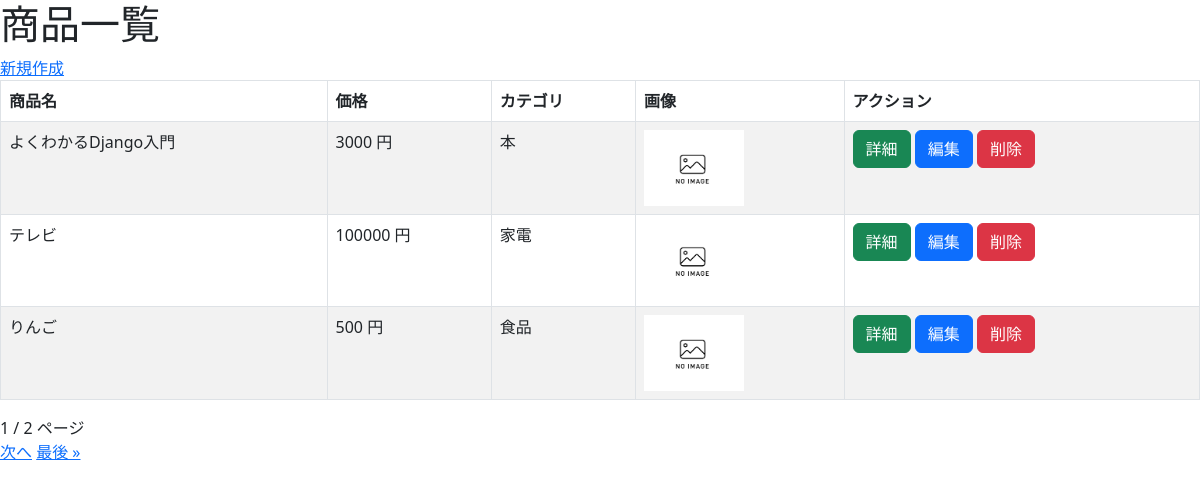
/crud/, run on the app's committed database.
### crud/models.py (models this page shows, shortened)
class Product(models.Model):
    name = models.CharField(max_length=200)
    price = models.PositiveIntegerField()
    category = models.ForeignKey(Category, on_delete=models.CASCADE)
    img = models.ImageField(blank=True, default='noImage.png')
    detail = models.TextField(blank=True, null=True)

class Category(models.Model):
    name = models.CharField(max_length=200)
    def __str__(self):
        return self.name

### crud/views.py (the view)
# urls.py: path('crud/', views.ProductListView.as_view(), name="list"),
class ProductListView(ListView):
    model = Product
    paginate_by = 3

### crud/templates/crud/product_list.html (shortened to what this page needs)
{% extends "base.html" %}
{% block content %}
        <h1>商品一覧</h1>
        <a href="{% url 'new' %}">新規作成</a>
        <table class="table table-striped table-hover table-bordered">
            <thead>
                <tr>
                    <th>商品名</th>
                    <th>価格</th>
                    <th>カテゴリ</th>
                    <th>画像</th>
                    <th>アクション</th>
                </tr>
            </thead>
            {% for product in object_list %}
            <tr>
                <td>{{ product.name }}</td>
                <td>{{ product.price }} 円</td>
                <td>{{ product.category }}</td>
                <td><img src="{{ product.img.url }}" style="width:100px; height:auto;"></td>
                <td>
                    <button class="btn btn-success" onclick="location.href='{% url 'detail' pk=product.pk %}'">詳細</button>
                    <button class="btn btn-primary" onclick="location.href='{% url 'edit' pk=product.pk %}'">編集</button>
                    <button class="btn btn-danger" onclick="location.href='{% url 'delete' pk=product.pk %}'">削除</button>
                </td>
            </tr>
            {% endfor %}
        </table>
        {{ page_obj.number }} / {{ page_obj.paginator.num_pages }} ページ<br>
        {% if page_obj.has_next %}
        <a href="?page={{ page_obj.next_page_number }}">次へ</a>
        <a href="?page={{ page_obj.paginator.num_pages }}">最後 &raquo;</a>
        {% endif %}
        {% endblock %}

### crud/templates/base.html (shortened to what this page needs)
<!DOCTYPE html>
<html lang="ja">
<head>
    <link href="https://cdn.jsdelivr.net/npm/bootstrap@5.3.0-alpha3/dist/css/bootstrap.min.css" rel="stylesheet">
</head>
<body>
    <div>{% block content %}{% endblock %}</div>
</body>
</html>

### data on the page
Product: name "よくわかるDjango入門", price "3000", category "本", img (placeholder picture)
Product: name "テレビ", price "100000", category "家電", img (placeholder picture)
Product: name "りんご", price "500", category "食品", img (placeholder picture)

### other printed values
{{ page_obj.number }} "1"
{{ page_obj.paginator.num_pages }} "2"
